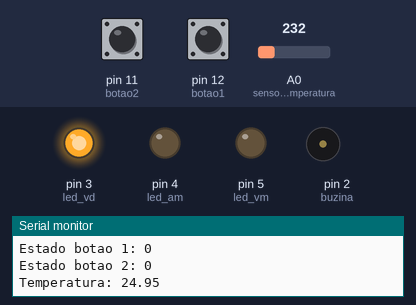
Bench run of a sketch on a simulated Arduino Uno, built with avr-gcc and run on an emulated ATmega328P. Shown: output pins drawn as LEDs (lit = HIGH), buzzer (waves = sounding), the last lines printed to the serial monitor. The inputs (shaded band) are chosen by the test bench; at power-on: A0 (sensor_temperatura) = 232, pin 12 (botao1) LOW, pin 11 (botao2) LOW.

Above: at 1.8 s.
1.9 s: A0 (sensor_temperatura) set to 249
4.2 s: A0 (sensor_temperatura) set to 274
At 7.1 s:
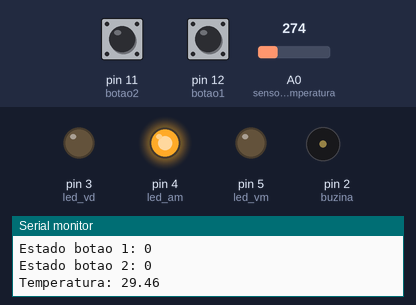
7.5 s: pin 12 (botao1) pulled HIGH for 1.2 s
At 9.5 s:
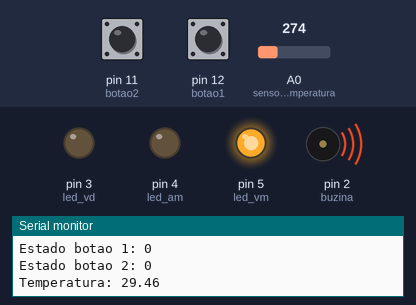
10.5 s: pin 11 (botao2) pulled HIGH for 1.2 s
At 12.3 s:
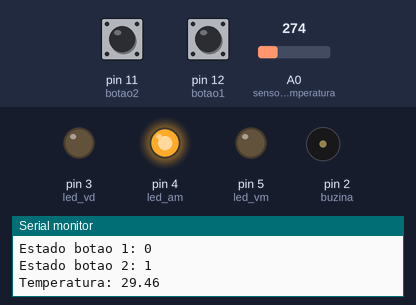
13.2 s: pin 12 (botao1) pulled HIGH for 3.2 s
At 15.9 s:
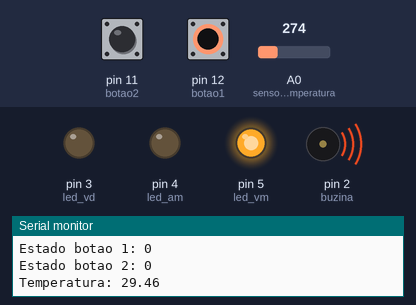
Timing chart, 0 to 17.4 s (numbered marks = the images above; inputs shaded):
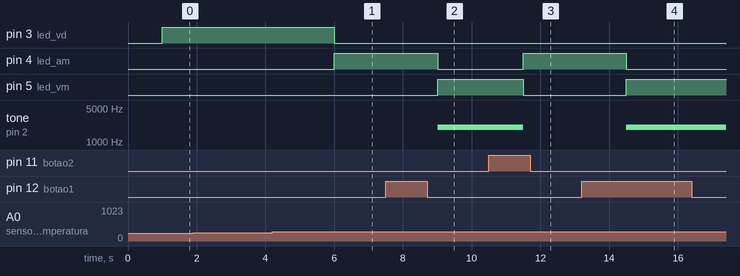

Measured:
- the behaviour switches between 260 and 261 on A0 (sensor_temperatura) (found by bisection; images 0 and 1)
- after the input at 4.2 s, pin 3 (led_vd): HIGH → LOW after 1.8 s; pin 4 (led_am): LOW → HIGH after 1.8 s
- after the input at 7.5 s, pin 4 (led_am): HIGH → LOW after 1.5 s; pin 5 (led_vm): LOW → HIGH after 1.5 s; tone on pin 2 (buzina): silent → 2000 Hz after 1.5 s
- after the input at 10.5 s, pin 4 (led_am): LOW → HIGH after 1.0 s; pin 5 (led_vm): HIGH → LOW after 1.0 s; tone on pin 2 (buzina): 2000 Hz → silent after 1.0 s
- after the input at 13.2 s, pin 4 (led_am): HIGH → LOW after 1.3 s; pin 5 (led_vm): LOW → HIGH after 1.3 s; tone on pin 2 (buzina): silent → 2000 Hz after 1.3 s

The sketch:

rascunho_temperatura.ino
```cpp
const int sensor_temperatura = A0;
int leitura_sensor;
float temperatura;
int led_vm = 5;
int led_am = 4;
int led_vd = 3;
int buzina = 2;
int botao1 = 12;
int botao2 = 11;
int estadobotao1 = LOW;
int estadobotao2 = LOW;

void setup() {
  // put your setup code here, to run once:
  analogReference(INTERNAL);
  pinMode(led_vm, OUTPUT);
  pinMode(led_am, OUTPUT);
  pinMode(led_vd, OUTPUT);
  pinMode(buzina, OUTPUT);
  pinMode(botao1, INPUT);
  pinMode(botao2, INPUT);
  Serial.begin(9600);
}

void loop() {
  // put your main code here, to run repeatedly:

  estadobotao1 = digitalRead(botao1);
  estadobotao2 = digitalRead(botao2);

  leitura_sensor = analogRead(sensor_temperatura);
  temperatura = leitura_sensor * 0.1075268817204301;
  Serial.print ("Temperatura: ");
  Serial.println(temperatura);
  delay(1000);

  if (temperatura < 28)
  {
    digitalWrite(led_vd, HIGH);
    digitalWrite(led_am, LOW);
    digitalWrite(led_vm, LOW);
    noTone(buzina);
  }
  if (temperatura >= 28 && temperatura <= 30)
  {
    digitalWrite(led_am, HIGH);
    digitalWrite(led_vd, LOW);
    digitalWrite(led_vm, LOW);
    noTone(buzina);
  }
  if ( temperatura > 30)
  {
    digitalWrite(led_vm, HIGH);
    digitalWrite(led_vd, LOW);
    digitalWrite(led_am, LOW);
    tone(buzina, 2000);
  }
  if (estadobotao1 == HIGH) {
    while (estadobotao2 != HIGH) {
      digitalWrite(led_vm, HIGH);
      digitalWrite(led_vd, LOW);
      digitalWrite(led_am, LOW);
      tone(buzina, 2000);
      estadobotao2 = digitalRead(botao2);
    }
  }

  Serial.print("Estado botao 1: ");
  Serial.println(estadobotao1);
  Serial.print("Estado botao 2: ");
  Serial.println(estadobotao2);
}
```
